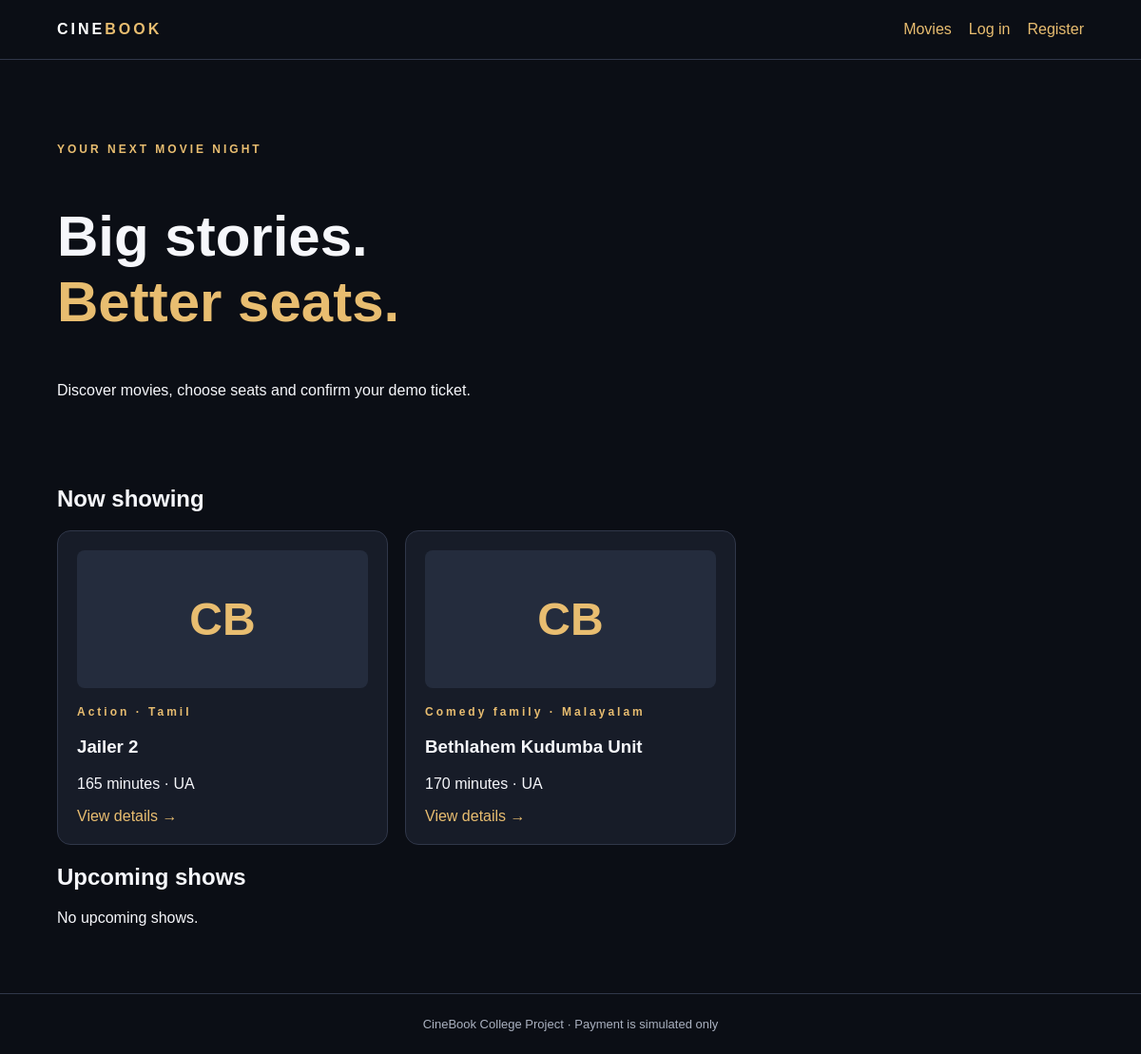
The page / on the database its author committed.
### booking/models.py (models this page shows, shortened)
class Movie(models.Model):
    title = models.CharField(max_length=160)
    description = models.TextField()
    genre = models.CharField(max_length=80)
    language = models.CharField(max_length=50, default="Malayalam")
    duration_minutes = models.PositiveSmallIntegerField(
        validators=[MinValueValidator(1), MaxValueValidator(600)]
    )
    certificate = models.CharField(max_length=10, default="UA")
    poster_url = models.URLField(blank=True)
    is_active = models.BooleanField(default=True)

### booking/views.py (the view)
# urls.py: 2. Add a URL to urlpatterns:  path('', views.home, name='home')
def home(request):
    movies = Movie.objects.filter(is_active=True)
    shows = Show.objects.filter(
        is_active=True,
        starts_at__gte=timezone.now(),
        movie__is_active=True,
    ).select_related("movie")[:8]
    return render(
        request,
        "booking/home.html",
        {"movies": movies, "shows": shows},
    )

### templates/booking/home.html (shortened to what this page needs)
{% extends "base.html" %}
{% block content %}
<section class="hero">
    <p class="eyebrow">YOUR NEXT MOVIE NIGHT</p>
    <h1>Big stories.<br><span>Better seats.</span></h1>
    <p>Discover movies, choose seats and confirm your demo ticket.</p>
</section>
<h2>Now showing</h2>
<div class="grid">
    {% for movie in movies %}
        <article class="card">
            <div class="poster">
                {% if movie.poster_url %}
                    <img src="{{ movie.poster_url }}" alt="{{ movie.title }}">
                {% else %}
                    CB
                {% endif %}
            </div>
            <p class="eyebrow">{{ movie.genre }} · {{ movie.language }}</p>
            <h3>{{ movie.title }}</h3>
            <p>{{ movie.duration_minutes }} minutes · {{ movie.certificate }}</p>
            <a href="{% url 'movie_detail' movie.id %}">View details →</a>
        </article>
    {% empty %}
        <p>No active movies. Add movies in the admin dashboard.</p>
    {% endfor %}
</div>
<h2>Upcoming shows</h2>
{% for show in shows %}
    <div class="row">
        <div>
            <b>{{ show.movie.title }}</b>
            <p>{{ show.cinema_name }} · {{ show.starts_at|date:"D, d M Y · g:i A" }}</p>
        </div>
        <div>
            ₹{{ show.ticket_price }}
            <a class="button" href="{% url 'book_show' show.id %}">Book</a>
        </div>
    </div>
{% empty %}
    <p>No upcoming shows.</p>
{% endfor %}
{% endblock %}

### static/style.css (style rules this page uses)
* { box-sizing: border-box; }
body { margin: 0; background: #0b0e15; color: #f6f7fb; font-family: Arial, sans-serif; }
a { color: #e8bd70; text-decoration: none; }
.logo span, .hero span { color: #e8bd70; }
h1 { font-size: clamp(2rem, 5vw, 4rem); }
.hero { padding: 40px 0 55px; }
.eyebrow { color: #e8bd70; font-size: 12px; letter-spacing: 3px; font-weight: 800; }
.grid { display: grid; grid-template-columns: repeat(3, 1fr); gap: 18px; }
.card, .panel, .ticket { background: #171c28; border: 1px solid #303749; border-radius: 14px; padding: 20px; }
.poster { height: 145px; background: #242c3d; display: grid; place-items: center; color: #e8bd70; font-size: 3rem; font-weight: 800; border-radius: 8px; margin-bottom: 18px; }

### rows shown on the page
Movie: poster_url "CB", genre "Action", language "Tamil", title "Jailer 2", duration_minutes "165", certificate "UA"
Movie: poster_url "CB", genre "Comedy family", language "Malayalam", title "Bethlahem Kudumba Unit", duration_minutes "170", certificate "UA"
